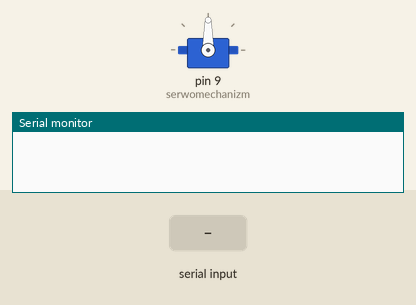
This sketch was run on a simulated Arduino Uno, built with avr-gcc and run on an emulated ATmega328P. Shown: servo, the last lines printed to the serial monitor. Inputs (shaded band) come from the test bench.

Above: at 1.2 s.
1.3 s: "30,150\n" received over Serial
At 2.8 s:
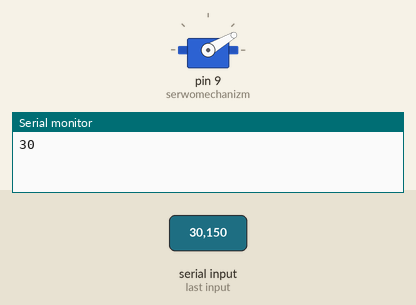
3.8 s: "5\n" received over Serial
At 5.9 s:
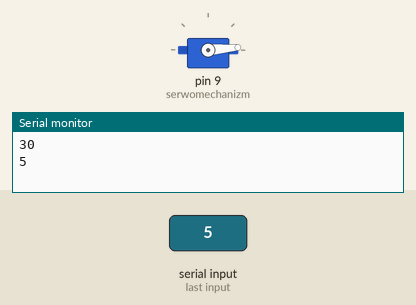
6.4 s: "90,45\n" received over Serial
At 7.9 s:
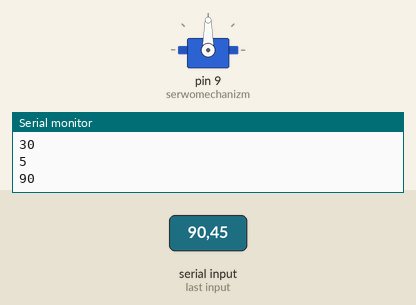
Timing chart, 0 to 9.4 s (numbered marks = the images above; inputs shaded):
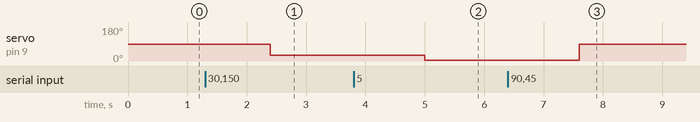

The sketch:

arduino5.4.ino
```cpp
#include <Servo.h> //Biblioteka odpowiedzialna za serwa

Servo serwomechanizm;  //Tworzymy obiekt, dzięki któremu możemy odwołać się do serwa
int pozycja = 0; //Aktualna pozycja serwa 0-180
int zmiana = 6; //Co ile ma się zmieniać pozycja serwa?

void setup()
{
    Serial.begin(9600);
  serwomechanizm.attach(9);  //Serwomechanizm podłączony do pinu 9
}

void loop()
{
    String str;
    int i {0};
    if(Serial.available())
    {
        str = Serial.readString();
        i = str.toInt();
        Serial.print(i);
        Serial.println();
        if(i >= 0 && i <= 180)
        {
            serwomechanizm.write(i);
        }
    }

  delay(200); //Opóźnienie dla lepszego efektu
}
```

Measured:
- after the input at 1.3 s, servo on pin 9 (serwomechanizm): 90° → 30° after 1.1 s
- after the input at 3.8 s, servo on pin 9 (serwomechanizm): 30° → 5° after 1.2 s
- after the input at 6.4 s, servo on pin 9 (serwomechanizm): 5° → 90° after 1.2 s
